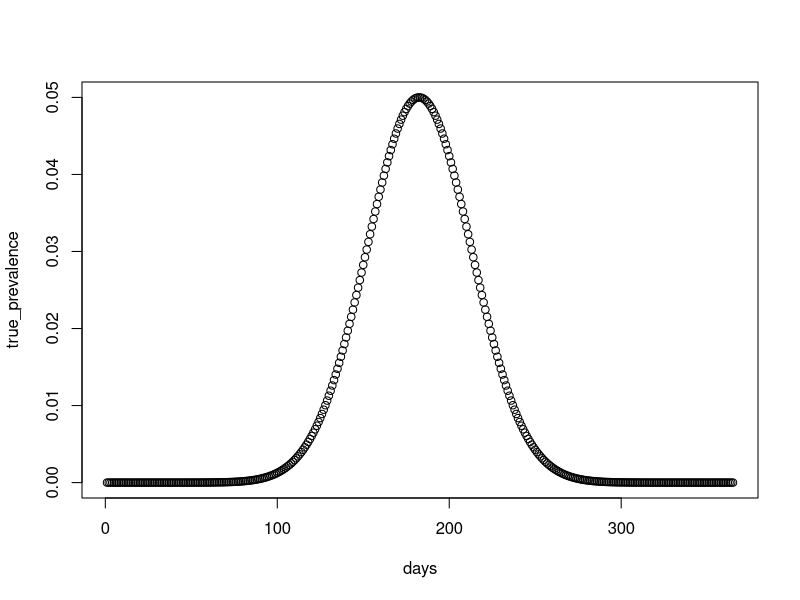

This figure's R source: (Note: this script raises an error after producing the figure.)

bary1 = 0.05
bary2 = 0.02
rho = 0.01; f = 0.001
bary2/bary1

bary1 - bary2 - (1-bary1)*(1-bary2) * rho * sqrt((1-f)/f)


f = 0.1
bary = seq(0.02, 0.14, by = 0.01)
M = 1.5
f0 = f / (M*bary +(1-bary))
f1 = M*f0
Delta = f1-f0

rho = Delta * sqrt( bary*(1-bary)/ (f *(1-f)))

f/(1-f) * 1/(rho^2)

M = 2
FN = 0.3
FP = 0.01
rho = 0.05

temp = rho*sqrt(bary*(1-bary)) * (1 - (M-1) * (FP * (1-bary) + FN* bary) / ( (1-bary) + M* bary) * bary / (1-bary)) + sqrt(f/(1-f))*(FP-(FP+FN)*bary)

temp2 = rho*sqrt(bary*(1-bary)) * (1 + FP + FN - (M-1) * (FP * (1-bary) + FN* bary) / ( (1-bary) + M* bary) * bary / (1-bary))

(temp*sqrt((1-f)/f) /   (rho*sqrt((1-f)/f)*sqrt(bary*(1-bary))))^2

(temp2*sqrt((1-f)/f) /   (rho*sqrt((1-f)/f)*sqrt(bary*(1-bary))))^2


## Change f

f = 0.05
bary = seq(0.02, 0.14, by = 0.01)
M = 1.5
FN = 0.05; FP = 0.01; rho = 0.05

term1 = f/(1-f) * 1/(1 + FP + FN - (M-1) * (FP * (1-bary) + FN* bary) / ( (1-bary) + M* bary) * bary / (1-bary))^2 * 1/rho^2

f = 0.1
bary = seq(0.02, 0.14, by = 0.01)
M = 1.5
FN = 0.2; FP = 0.01

term2 = f/(1-f) * 1/(1 + FP + FN - (M-1) * (FP * (1-bary) + FN* bary) / ( (1-bary) + M* bary) * bary / (1-bary))^2 * 1/rho^2

f = 0.1
bary = seq(0.02, 0.14, by = 0.01)
M = 1.5
FN = 0.15; FP = 0.01

term3 = f/(1-f) * 1/(1 + FP + FN - (M-1) * (FP * (1-bary) + FN* bary) / ( (1-bary) + M* bary) * bary / (1-bary))^2 * 1/rho^2

f = 0.1
bary = seq(0.02, 0.14, by = 0.01)
M = 1.5
FN = 0.3; FP = 0.05

term4 = f/(1-f) * 1/(1 + FP + FN - (M-1) * (FP * (1-bary) + FN* bary) / ( (1-bary) + M* bary) * bary / (1-bary))^2 * 1/rho^2



0.15/(1-0.15) / (0.05/(1-0.05))

term2/term1
term3/term1
term4/term1

## BIAS UNDER RATES

days = 1:365; true_max = 0.05
temp = dnorm(x = days, mean = max(days)/2, sd = max(days)/12)
true_prevalence = temp/max(temp)*true_max 
FN = 0.1; FP = 0.01
plot(days, true_prevalence)

compute_bias <- function(M, true_prevalence, FN, FP) {
  f0 = f / (M*true_prevalence +(1-true_prevalence))
  f1 = M*f0
  Delta = f1-f0
  rho = Delta * sqrt(true_prevalence*(1-true_prevalence)/(f*(1-f)))
  # D_M = 1 + FP + FN - (M-1) * (FP * (1-true_prevalence) + FN* true_prevalence) / ( (1-true_prevalence) + M* true_prevalence)
  error = D_M * rho * sqrt((1-f)/f) * sqrt((1-true_prevalence)/true_prevalence)
  lag_error = error[1:(length(error)-1)]
  cur_error = error[2:length(error)] 
  lag_bary = true_prevalence[1:(length(error)-1)]
  cur_bary = true_prevalence[2:(length(error))]
  bias = (cur_error - lag_error*(cur_error+1) )* cur_bary/lag_bary
  return(bias)
}

bias1 = compute_bias(1.5, true_prevalence, FN, FP)
bias2 = compute_bias(2, true_prevalence, FN, FP)
bias3 = compute_bias(4, true_prevalence, FN, FP)

gamma = 7

cur_bary/lag_bary

plot(cur_bary/lag_bary, type = "l", ylim = c(0.6, 1.3))
lines(days[2:length(days)], bias1+cur_bary/lag_bary, col = "red")
lines(days[2:length(days)], bias2+cur_bary/lag_bary, col = "red", lty = 2)
lines(days[2:length(days)], bias3+cur_bary/lag_bary, col = "red", lty = 3)


